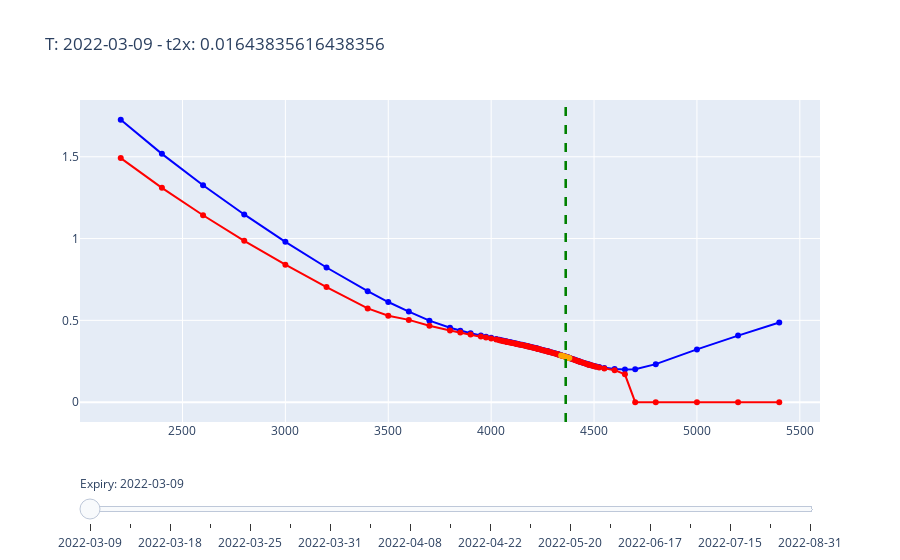
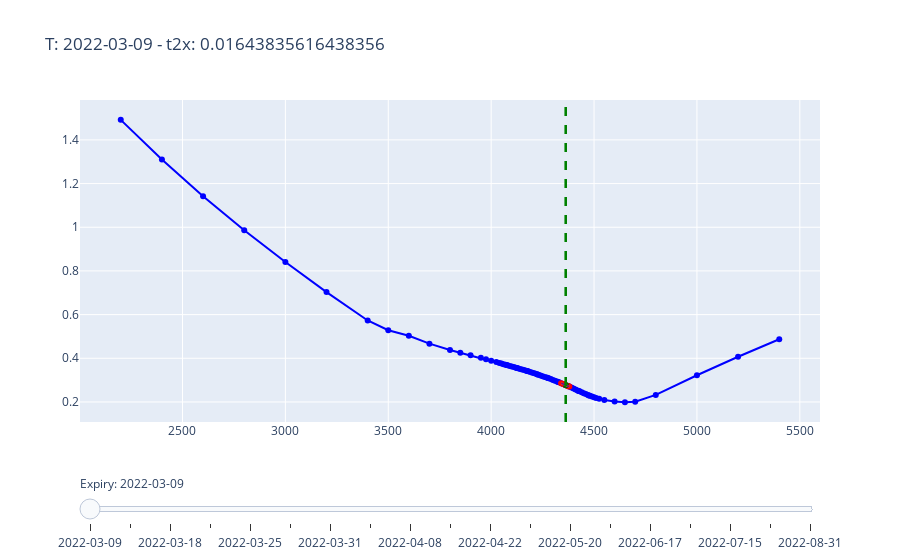
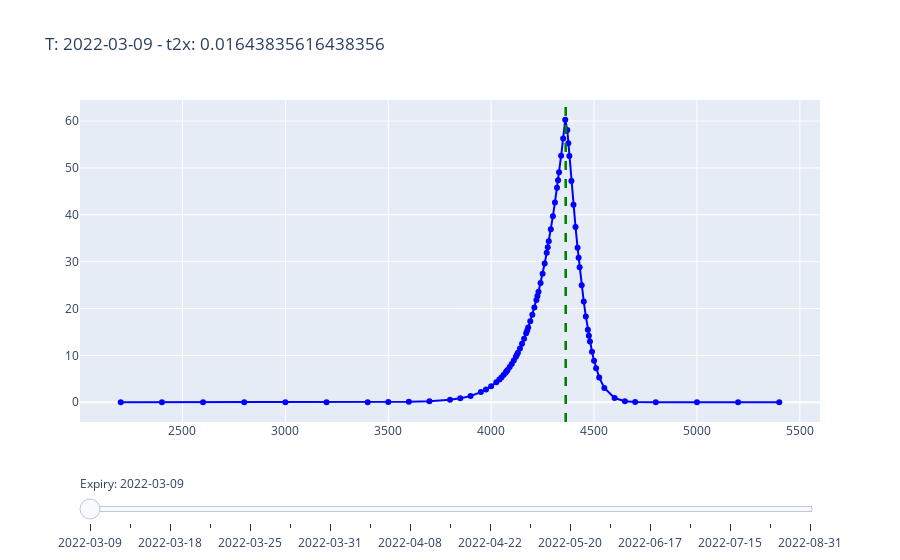

Notebook cell for these charts, in order:
### Code cell
nb.plot_put_call_iv(plot_closeup=False)
nb.plot_iv(plot_closeup=False)
nb.plot_price(plot_closeup=False)
